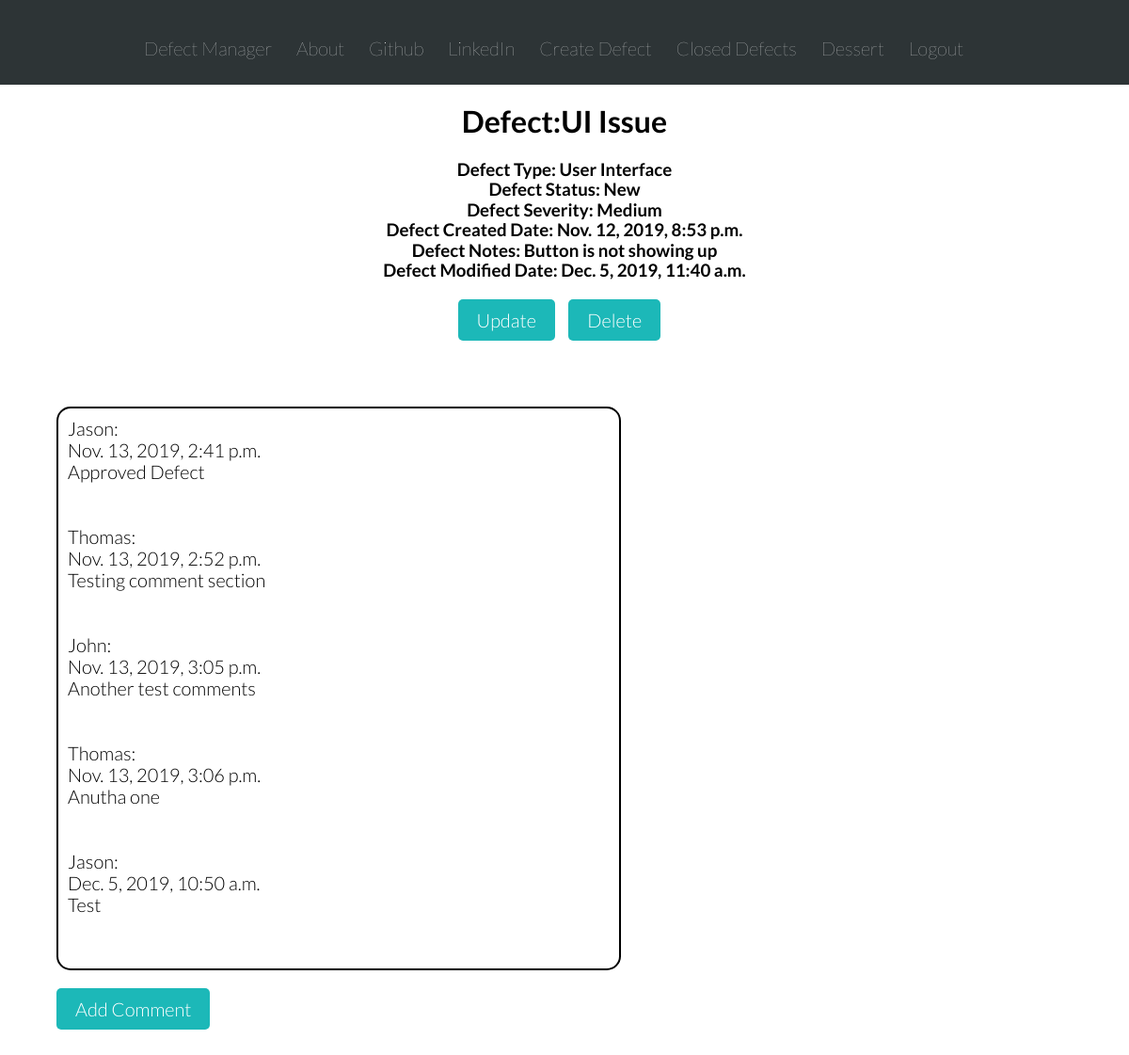
Screenshot of /detail/1 (signed in) with the database file from the repository.
### defect_manager_app/models.py (models this page shows, shortened)
class Defect(models.Model):
    DEFECT_STATUS_NEW = 'New'
    DEFECT_STATUS_OPEN = 'Open'
    DEFECT_STATUS_REJECTED = 'Rejected'
    DEFECT_STATUS_FIXED = 'Fixed'
    DEFECT_STATUS_CLOSE = 'Closed'
    DEFECT_STATUS_CHOICES = [
    (DEFECT_STATUS_NEW, 'New'),
    (DEFECT_STATUS_OPEN, 'Open'),
    (DEFECT_STATUS_REJECTED, 'Rejected'),
    (DEFECT_STATUS_FIXED, 'Fixed'),
    (DEFECT_STATUS_CLOSE, 'Closed'),
    ]
    DEFECT_TYPE_CONFIG = 'Configuration'
    DEFECT_TYPE_TESTERROR = 'Tester Error'
    DEFECT_TYPE_UI = 'User Interface'
    DEFECT_TYPE_OTHER = 'Other'
    DEFECT_TYPE_CHOICES = [
    (DEFECT_TYPE_CONFIG, 'Configuration'),
    (DEFECT_TYPE_TESTERROR, 'Tester Error'),
    (DEFECT_TYPE_UI, 'User Interface'),
    (DEFECT_TYPE_OTHER, 'OTHER'),
    ]
    DEFECT_SEVERITY_LOW = 'Low'
    DEFECT_SEVERITY_MEDIUM = 'Medium'
    DEFECT_SEVERITY_HIGH = 'High'
    DEFECT_SEVERITY_CHOICES = [
    (DEFECT_SEVERITY_LOW, 'Low'),
    (DEFECT_SEVERITY_MEDIUM, 'Medium'),
    (DEFECT_SEVERITY_HIGH, 'High'),
    ]
    author = models.CharField(max_length=256)
    defect_status = models.CharField(max_length=10,
                                    choices=DEFECT_STATUS_CHOICES,
                                    default=DEFECT_STATUS_NEW,
                                    )
    defect_type = models.CharField(max_length=64,
                                    choices=DEFECT_TYPE_CHOICES,
                                    default=DEFECT_TYPE_CONFIG,
                                    )
    severity = models.CharField(max_length=8,
                                choices=DEFECT_SEVERITY_CHOICES,
                                default='',
                                )
    name = models.CharField(max_length=200, default='')
    created_date = models.DateTimeField(default=timezone.now)
    close_date = models.DateTimeField(blank=True, null=True)
    notes = models.TextField()
    modified_date = models.DateTimeField(blank=True, null=True)

class Comment(models.Model):
    defect = models.ForeignKey('defect_manager_app.Defect', on_delete=models.CASCADE, related_name='comments')
    author = models.CharField(max_length=200)
    text = models.TextField()
    created_date = models.DateTimeField(default=timezone.now)
    approved_comment = models.BooleanField(default=False)

### defect_manager_app/views.py (the view)
# urls.py: path('detail/<int:pk>',views.DefectDetailView.as_view(), name='defect_detail'),
class DefectDetailView(LoginRequiredMixin, DetailView):
    model = Defect

### defect_manager_app/templates/defect_manager_app/defect_detail.html (shortened to what this page needs)
{% extends 'defect_manager_app/base.html' %}
{% block content %}
<div class="defect-detail-section row">
  <div class="defect-details">
    <h1>Defect:{{ defect.name }}</h1>
    <h3>Defect Type: {{defect.defect_type}}</h3>
    <h3>Defect Status: {{defect.defect_status}}</h3>
    <h3>Defect Severity: {{defect.severity}}</h3>
    <h3>Defect Created Date: {{defect.created_date}}</h3>
    <h3>Defect Notes: {{defect.notes}}</h3>
    <h3>Defect Modified Date: {{defect.modified_date}}</h3>
  </div>
  <div class="update-delete-btn">
  <a class = "defect-btn" href="{% url 'defect_manager_app:update_defect' pk=defect.pk %}">
    Update</a>
  <a class = "defect-btn" href="{% url 'defect_manager_app:delete_defect' pk=defect.pk%}">
    Delete</a>
  </div>
</div>
<div class="comment-section">
      {% for comment in defect.comments.all %}
        <p>{{ comment.author }}:</p>
        {{ comment.created_date}}
        <br>
        <p>{{ comment.text }}</p>
        <br>
        <br>
      {% endfor %}
</div>
<div class="comment-btn-div">
  <a class='comment-btn'href="{% url 'defect_manager_app:add_comment' pk=defect.pk %}">Add Comment</a>
</div>
{% endblock %}

### defect_manager_app/static/defect_manager_app/css/style.css (style rules this page uses)
* { margin: 0; padding: 0; box-sizing: border-box; }
html { color: black; font-family: 'Lato', 'Arial', 'sans-serif'; font-weight: 300; font-size: 1em; text-rendering: optimizeLegibility; background-color: #ffffff; }
.row { max-width: 1140px; margin: 0 auto 0 auto; }
.defect-detail-section { text-align:center; font-size: 1em; }
.defect-detail-section a { border: 2px solid black; text-decoration: none; font-size: 1.25em; border-radius: 5px; padding: 2px; margin-right: 1%; background-color: #1cb8b8; border: none; color: white; padding: .5em 1em; }
.update-delete-btn { margin-top: 30px; }
.comment-section { font-size: 1.25em; border: 2px solid black; width: 50%; margin-left: 5%; margin-top: 10vh; padding: 10px; border-radius: 15px; }
.comment-btn-div { margin-top: 30px; margin-bottom: 50px; margin-left: 5%; }
.comment-btn-div a { border: 2px solid black; text-decoration: none; font-size: 1.25em; border-radius: 5px; padding: 2px; margin-right: 1%; background-color: #1cb8b8; border: none; color: white; padding: .5em 1em; }

### rows the page displays
Defect: name "UI Issue", defect_type "User Interface", defect_status "New", severity "Medium", created_date "Nov. 12, 2019, 8:53 p.m.", notes "Button is not showing up", modified_date "Dec. 5, 2019, 11:40 a.m."
Comment: author "Jason", created_date "Nov. 13, 2019, 2:41 p.m.", text "Approved Defect"
Comment: author "Thomas", created_date "Nov. 13, 2019, 2:52 p.m.", text "Testing comment section"
Comment: author "John", created_date "Nov. 13, 2019, 3:05 p.m.", text "Another test comments"
Comment: author "Thomas", created_date "Nov. 13, 2019, 3:06 p.m.", text "Anutha one"
Comment: author "Jason", created_date "Dec. 5, 2019, 10:50 a.m.", text "Test"
